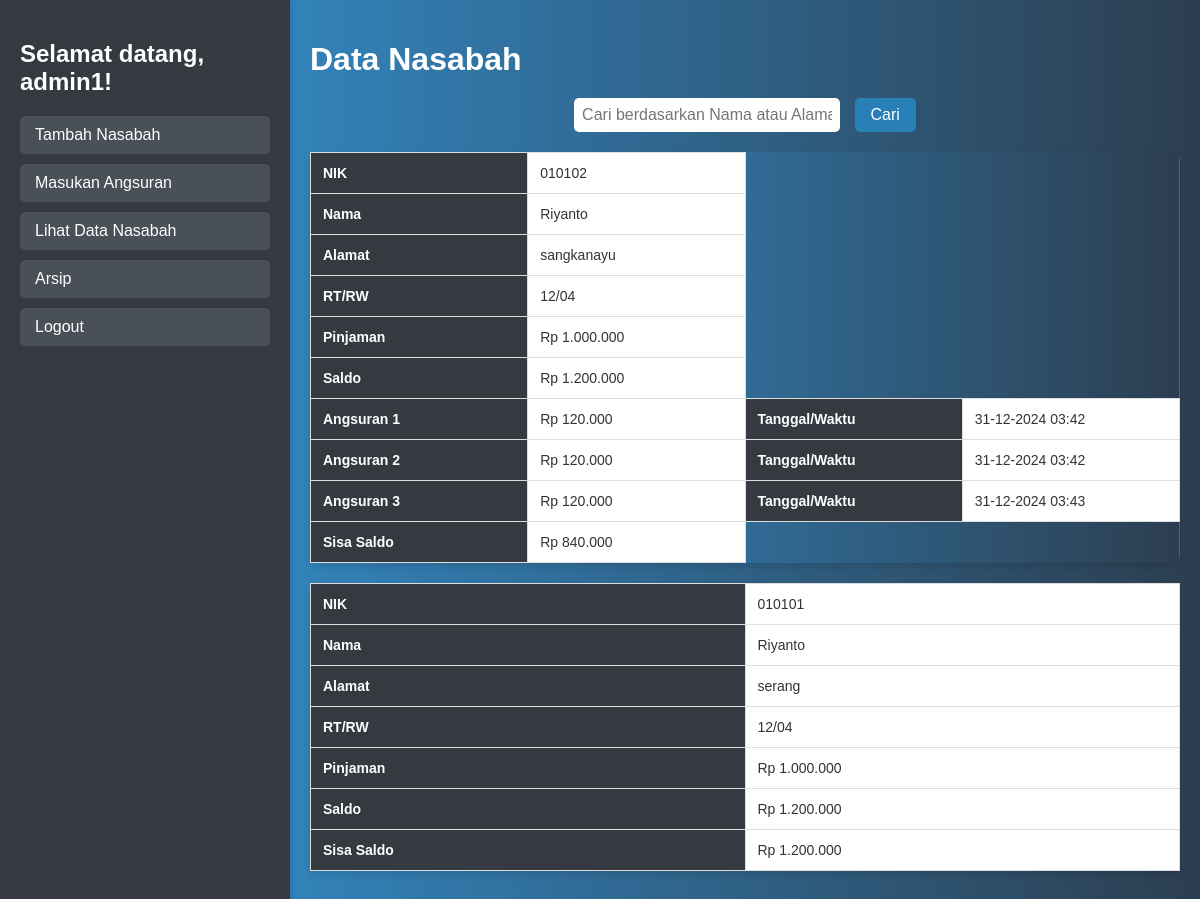
Page /index.html/lihat_data.php (signed in) on the committed database.
### tables this page shows
CREATE TABLE `nasabah` (
  `id` int(11) NOT NULL,
  `nik` varchar(16) NOT NULL,
  `nama` varchar(100) NOT NULL,
  `alamat` text NOT NULL,
  `rt_rw` varchar(10) NOT NULL,
  `pinjaman` decimal(15,2) NOT NULL,
  `saldo` decimal(15,2) DEFAULT NULL,
  `angsuran1` decimal(10,2) DEFAULT NULL,
  `angsuran1_date` datetime DEFAULT NULL,
  `angsuran2` decimal(10,2) DEFAULT NULL,
  `angsuran2_date` datetime DEFAULT NULL,
  `angsuran3` decimal(10,2) DEFAULT NULL,
  `angsuran3_date` datetime DEFAULT NULL,
  `angsuran4` decimal(10,2) DEFAULT NULL,
  `angsuran4_date` datetime DEFAULT NULL,
  `angsuran5` decimal(10,2) DEFAULT NULL,
  `angsuran5_date` datetime DEFAULT NULL,
  `angsuran6` decimal(10,2) DEFAULT NULL,
  `angsuran6_date` datetime DEFAULT NULL,
  `angsuran7` decimal(10,2) DEFAULT NULL,
  `angsuran7_date` datetime DEFAULT NULL,
  `angsuran8` decimal(10,2) DEFAULT NULL,
  `angsuran8_date` datetime DEFAULT NULL,
  `angsuran9` decimal(10,2) DEFAULT NULL,
  `angsuran9_date` datetime DEFAULT NULL,
  `angsuran10` decimal(10,2) DEFAULT NULL,
  `angsuran10_date` datetime DEFAULT NULL
);

### index.html/lihat_data.php (the view, shortened to what this page needs)
<?php
require 'connection.php';
$searchQuery = '';
$searchValue = '';
$sql = "SELECT * FROM nasabah" . $searchQuery;
$result = $conn->query($sql);
$conn->begin_transaction();
try {
    if ($result->num_rows > 0) {
        $conn->commit();
    }
} catch (Exception $e) {
    $conn->rollback();
    echo "Error: " . $e->getMessage();
}
$sql = "SELECT * FROM nasabah" . $searchQuery;
$result = $conn->query($sql);
?>
<!DOCTYPE html>
<html lang="id">
<head>
</head>
<body>
    <div class="navbar">
        <h2>Selamat datang, <?php echo htmlspecialchars($_SESSION['username']); ?>!</h2>
        <a href="tambah_nasabah.php">Tambah Nasabah</a>
        <a href="masukan_angsuran.php">Masukan Angsuran</a>
        <a href="lihat_data.php">Lihat Data Nasabah</a>
        <a href="arsip.php">Arsip</a>
        <a href="menu.php?logout=true" class="logout">Logout</a>
    </div>
    <div class="content">
        <h1>Data Nasabah</h1>
        <div class="search-bar">
            <form method="POST" action="lihat_data.php">
                <input type="text" name="search" placeholder="Cari berdasarkan Nama atau Alamat" value="<?php echo htmlspecialchars($searchValue); ?>">
                <button type="submit">Cari</button>
            </form>
        </div>
        <?php if ($result->num_rows > 0): ?>
            <?php while ($row = $result->fetch_assoc()): ?>
                <?php
                $saldo = $row['pinjaman'] * 1.2;
                $totalAngsuran = 0;
                for ($i = 1; $i <= 10; $i++) {
                    if (!empty($row["angsuran$i"])) {
                        $totalAngsuran += $row["angsuran$i"];
                    }
                }
                $sisaSaldo = $saldo - $totalAngsuran;
                ?>
                <table>
                    <tr><th style="width: 100px;">NIK</th><td style="width: 150px;"><?php echo htmlspecialchars($row['nik']); ?></td></tr>
                    <tr><th style="width: 100px;">Nama</th><td style="width: 150px;"><?php echo htmlspecialchars($row['nama']); ?></td></tr>
                    <tr><th style="width: 100px;">Alamat</th><td style="width: 150px;"><?php echo htmlspecialchars($row['alamat']); ?></td></tr>
                    <tr><th style="width: 100px;">RT/RW</th><td style="width: 150px;"><?php echo htmlspecialchars($row['rt_rw']); ?></td></tr>
                    <tr><th style="width: 100px;">Pinjaman</th><td style="width: 150px;">Rp <?php echo number_format($row['pinjaman'], 0, ',', '.'); ?></td></tr>
                    <tr><th style="width: 100px;">Saldo</th><td style="width: 150px;">Rp <?php echo number_format($saldo, 0, ',', '.'); ?></td></tr>
                    <?php for ($i = 1; $i <= 10; $i++): ?>
                        <?php if (!empty($row["angsuran$i"])): ?>
                            <tr>
                                <th style="width: 150px;">Angsuran <?php echo $i; ?></th>
                                <td style="width: 150px;">Rp <?php echo number_format($row["angsuran$i"], 0, ',', '.'); ?></td>
                                <th style="width: 150px;">Tanggal/Waktu</th>
                                <td style="width: 150px;"><?php echo date("d-m-Y H:i", strtotime($row["angsuran{$i}_date"])); ?></td>
                            </tr>
                        <?php endif; ?>
                    <?php endfor; ?>
                    <tr>
                        <th style="width: 150px;">Sisa Saldo</th>
                        <td style="width: 150px;">Rp <?php echo number_format($sisaSaldo, 0, ',', '.'); ?></td>
                    </tr>
                </table>
            <?php endwhile; ?>
        <?php else: ?>
            <p>Tidak ada data nasabah.</p>
        <?php endif; ?>
    </div>
</body>
</html>

### index.html/lihat_data.php (style rules this page uses)
body { font-family: Arial, sans-serif; margin: 0; padding: 0; display: flex; height: 100vh; background: linear-gradient(to right, #3498db, #2c3e50); color: white; }
.navbar { width: 250px; background-color: #343a40; color: white; padding: 20px; box-shadow: 2px 0 5px rgba(0, 0, 0, 0.1); }
.navbar h2 { margin-bottom: 20px; font-size: 1.5em; }
.navbar a { display: block; color: white; text-decoration: none; padding: 10px 15px; margin-bottom: 10px; background-color: #495057; border-radius: 5px; }
.content { flex: 1; padding: 20px; overflow-x: auto; }
table { width: 100%; border-collapse: collapse; background: linear-gradient(to right, #3498db, #2c3e50); border-radius: 8px; box-shadow: 0 4px 6px rgba(0, 0, 0, 0.1); margin-bottom: 20px; }
table th, table td { border: 1px solid #ddd; padding: 12px; text-align: left; word-wrap: break-word; font-size: 14px; }
table th { background-color: #343a40; color: white; }
table td { background-color: #ffffff; color: #333; }
h1 { margin-bottom: 20px; }
.search-bar { margin-bottom: 20px; display: flex; justify-content: center; }
.search-bar input { padding: 8px; width: 250px; border: none; border-radius: 5px; margin-right: 10px; font-size: 16px; }
.search-bar button { padding: 8px 16px; background-color: #2980b9; color: white; border: none; border-radius: 5px; font-size: 16px; cursor: pointer; }

### rows in the picture
nasabah: nik "010102", nama "Riyanto", alamat "sangkanayu", rt_rw "12/04", pinjaman "1.000.000", pinjaman "1.200.000", angsuran1 "120.000", angsuran1_date "31-12-2024 03:42", angsuran2 "120.000", angsuran2_date "31-12-2024 03:42", angsuran3 "120.000", angsuran3_date "31-12-2024 03:43", pinjaman "840.000"
nasabah: nik "010101", nama "Riyanto", alamat "serang", rt_rw "12/04", pinjaman "1.000.000", pinjaman "1.200.000"

### other values in the picture
$_SESSION['username'] "admin1"
